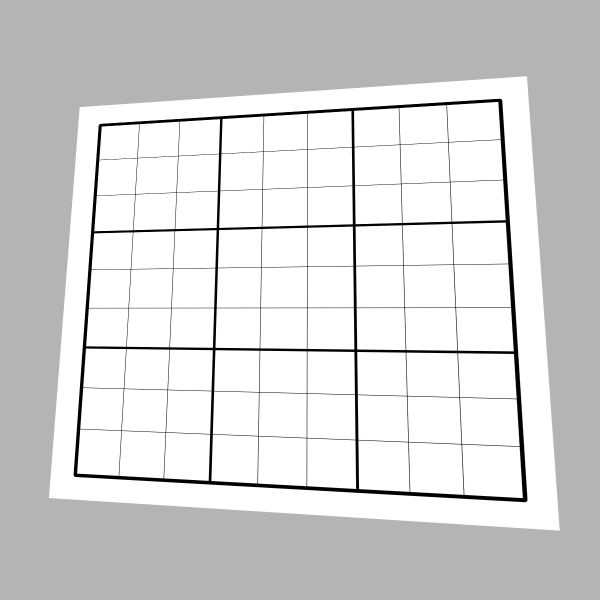
#> input picture test_images/sample.jpg, 1200 x 1200 px (shown at 1/2 size)
$ python -i overlay.py   (imports and definitions only)
#> lines starting #> are read from the running program, lines starting #| are printed output that depends on the picture; after the words box and inside, x2 and y2 are one past the last pixel; in counts of white or black regions, pixels touching at a corner belong together
#> further down, picture is the input picture: shape (1200, 1200, 3); min 0, max 255, mean 213.7
### grid_extractor.py
import os
import cv2
import numpy as np

def order_corners(pts):
    """
    Orders a set of 4 coordinates in the order:
    [top-left, top-right, bottom-right, bottom-left].

    Coordinates are formatted as [x, y].
    - top-left has the smallest sum (x + y)
    - bottom-right has the largest sum (x + y)
    - top-right has the smallest difference (y - x)
    - bottom-left has the largest difference (y - x)
    """
    rect = np.zeros((4, 2), dtype="float32")

    # Sum of coordinates
    s = pts.sum(axis=1)
    rect[0] = pts[np.argmin(s)]      # top-left
    rect[2] = pts[np.argmax(s)]      # bottom-right

    # Difference of coordinates (y - x)
    diff = pts[:, 1] - pts[:, 0]
    rect[1] = pts[np.argmin(diff)]    # top-right
    rect[3] = pts[np.argmax(diff)]    # bottom-left

    return rect

# [140 lines left out: function extract_cells, not called in this run]

### overlay.py
import os
import cv2
import numpy as np

def detect_corners(original_img):
    """
    Detects the corners of the Sudoku grid on the original image.

    ===========================================================================
    IMPORTANT WARNING / CODE DUPLICATION NOTICE:
    This function duplicates the preprocessing and contour detection logic from
    grid_extractor.py because extract_cells() only returns the cells and not the
    detected corner points.

    If the detection logic in grid_extractor.py is modified or tuned in the
    future, those changes MUST be manually mirrored here.
    ===========================================================================
    """
    h, w = original_img.shape[:2]
#> h = 1200; w = 1200
    max_dim = max(h, w)
#> max_dim = 1200

    # 1. Resize to max_dim 1000 for detection (matching grid_extractor.py behavior)
    scale = 1.0
    img_detect = original_img.copy()
    if max_dim > 1000:
        scale = 1000.0 / max_dim
#> scale = 0.833
        new_w, new_h = int(w * scale), int(h * scale)
#> new_w = 1000; new_h = 1000
        img_detect = cv2.resize(original_img, (new_w, new_h), interpolation=cv2.INTER_AREA)
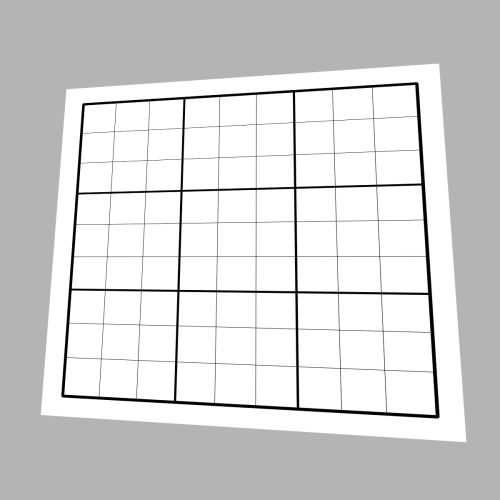
#> img_detect: shape (1000, 1000, 3) (shown at 1/2 size); min 0, max 255, mean 213.7

    # Convert to grayscale
    gray = cv2.cvtColor(img_detect, cv2.COLOR_BGR2GRAY)

    # Gaussian blur to reduce noise
    blurred = cv2.GaussianBlur(gray, (5, 5), 0)

    # Adaptive thresholding to handle uneven lighting
    thresh = cv2.adaptiveThreshold(
        blurred, 255, cv2.ADAPTIVE_THRESH_GAUSSIAN_C, cv2.THRESH_BINARY_INV, 11, 2
    )
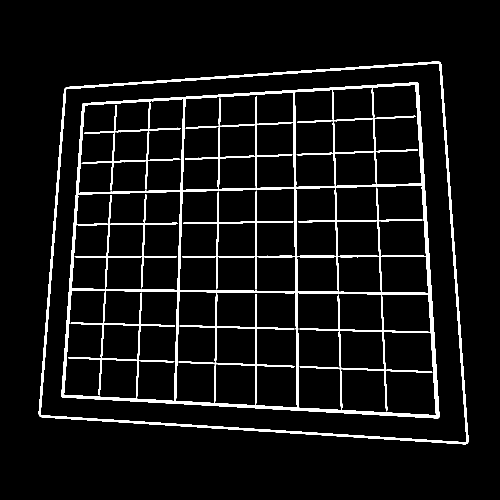
#> thresh: shape (1000, 1000) (shown at 1/2 size); 6.4% white; 4 white regions, box (x1, y1, x2, y2) and area: (122, 164, 879, 837) 44740, (77, 123, 937, 889) 13437, (599, 590, 864, 823) 3012, (364, 382, 587, 579) 2548

    # Morphological dilation to close small gaps in the grid lines
    kernel = np.ones((3, 3), np.uint8)
    thresh = cv2.dilate(thresh, kernel, iterations=1)
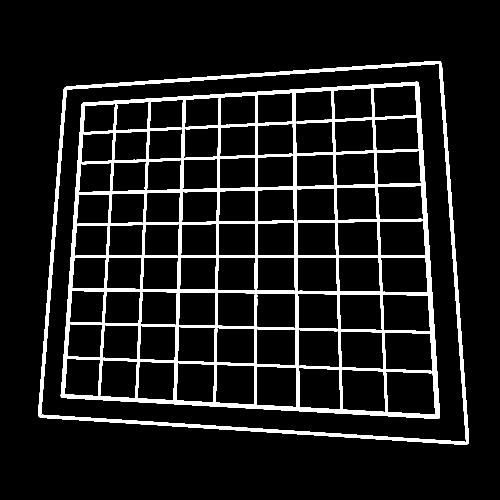
#> thresh: shape (1000, 1000) (shown at 1/2 size); 9.7% white; 2 white regions

    # Find contours
    contours, _ = cv2.findContours(thresh, cv2.RETR_LIST, cv2.CHAIN_APPROX_SIMPLE)
#> contours = 82 contours; largest, box (x1, y1, x2, y2) and area: (76, 122, 938, 890) 577966, (81, 127, 933, 885) 561071, (121, 163, 880, 838) 452129, (590, 180, 667, 309) 8726, (771, 742, 872, 830) 7790
    min_area_threshold = 0.025 * (img_detect.shape[0] * img_detect.shape[1])
#> min_area_threshold = 25000

    candidates = []
    for c in contours:
        area = cv2.contourArea(c)
        if area < min_area_threshold:
            continue

        perimeter = cv2.arcLength(c, True)
        approx = cv2.approxPolyDP(c, 0.02 * perimeter, True)

        if len(approx) == 4:
            candidates.append((area, approx))
#> this loop made 82 passes
#> area on passes 1 to 12: 7789.5, 6895.5, 6501, 6189, 5961.5, 5610, 5347.5, 5159.5, 4831, 6927, 6124.5, 5770
#> (area, perimeter) on passes 80 to 82: (452129, 2760.9), (561071, 3090.3), (577966, 3124.8)
#> after the loop, candidates = [(452129, [[837, 165], [164, 206], [122, 794], [877, 837]]), (561071, [[878, 128], [931, 884], [81, 828], [134, 178]]), (577966, [[881, 123], [130, 174], [77, 832], [936, 887]])]

    # Sort candidates by area descending
    candidates = sorted(candidates, key=lambda x: x[0], reverse=True)
#> candidates = [(577966, [[881, 123], [130, 174], [77, 832], [936, 887]]), (561071, [[878, 128], [931, 884], [81, 828], [134, 178]]), (452129, [[837, 165], [164, 206], [122, 794], [877, 837]])]
    grid_contour = None

    if candidates:
        best_contour = candidates[0][1]
#> best_contour = [[881, 123], [130, 174], [77, 832], [936, 887]]
        best_area = candidates[0][0]
#> best_area = 577966

        for area, approx in reversed(candidates):
            if area >= 0.6 * best_area:
                grid_contour = approx
                break
#> this loop made 1 pass
#> (area, grid_contour) on pass 1: (452129, [[837, 165], [164, 206], [122, 794], [877, 837]])

    if grid_contour is None:
        raise ValueError(
            f"No sudoku grid detected. Could not find a 4-sided contour with area >= {min_area_threshold:.1f} pixels."
        )

    # Reshape from (4, 1, 2) to (4, 2)
    pts = grid_contour.reshape(4, 2)
#> pts = [[837, 165], [164, 206], [122, 794], [877, 837]]

    # Order corners using order_corners from grid_extractor
    from grid_extractor import order_corners
    ordered_pts = order_corners(pts)
#> in order_corners, `s = pts.sum(axis=1)`: s = [1002, 370, 916, 1714]
#> in order_corners, `diff = pts[:, 1] - pts[:, 0]`: diff = [-672, 42, 672, -40]
#> ordered_pts = [[164, 206], [837, 165], [877, 837], [122, 794]]

    # Scale corners back to original image space
    if max_dim > 1000:
        ordered_pts = ordered_pts / scale
#> ordered_pts = [[196.8, 247.2], [1004.4, 198], [1052.4, 1004.4], [146.4, 952.8]]

    return ordered_pts

# [91 lines left out: functions draw_solution_on_warped, unwarp_overlay, not called in this run]

>>> import cv2
>>> picture = cv2.imread('test_images/sample.jpg')
>>> result = detect_corners(picture)
#> result has the same summary as ordered_pts in detect_corners
